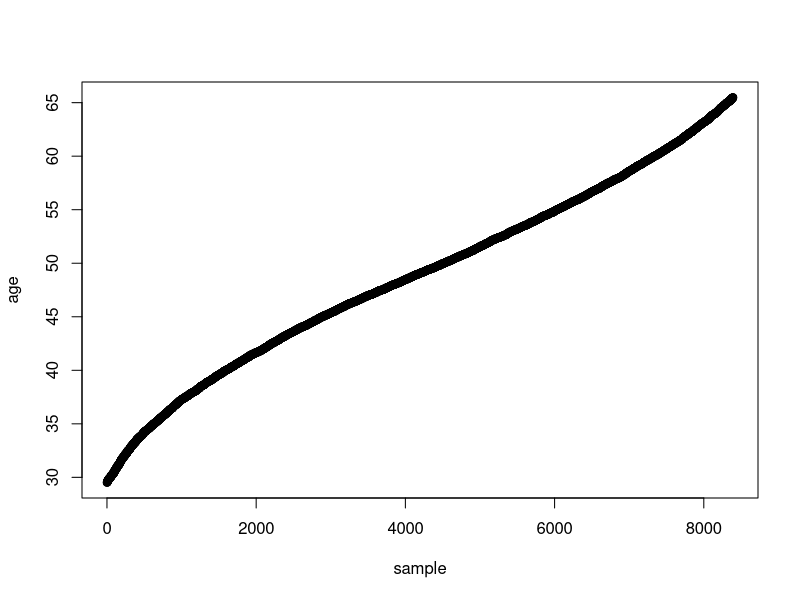
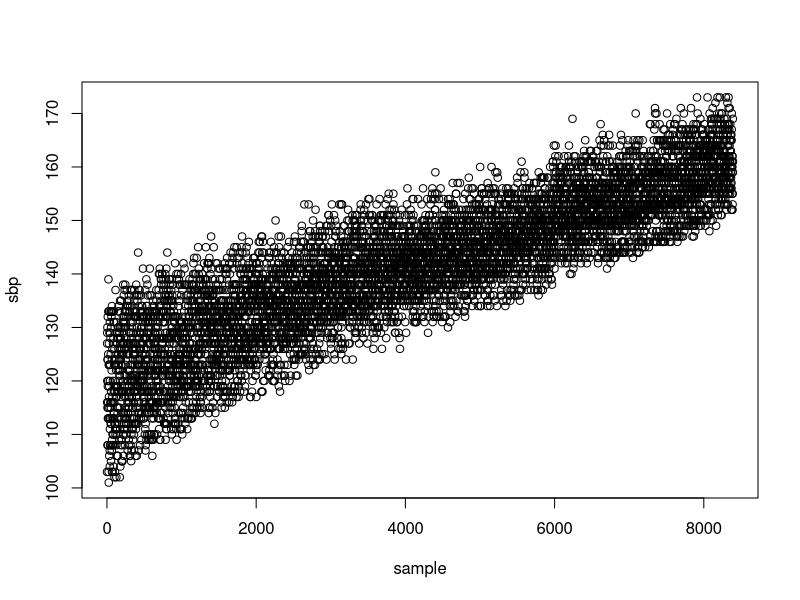
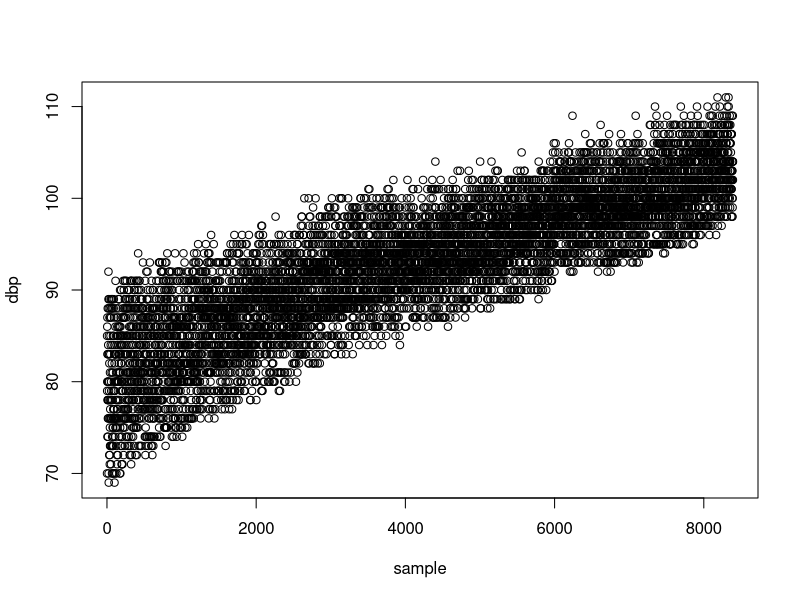
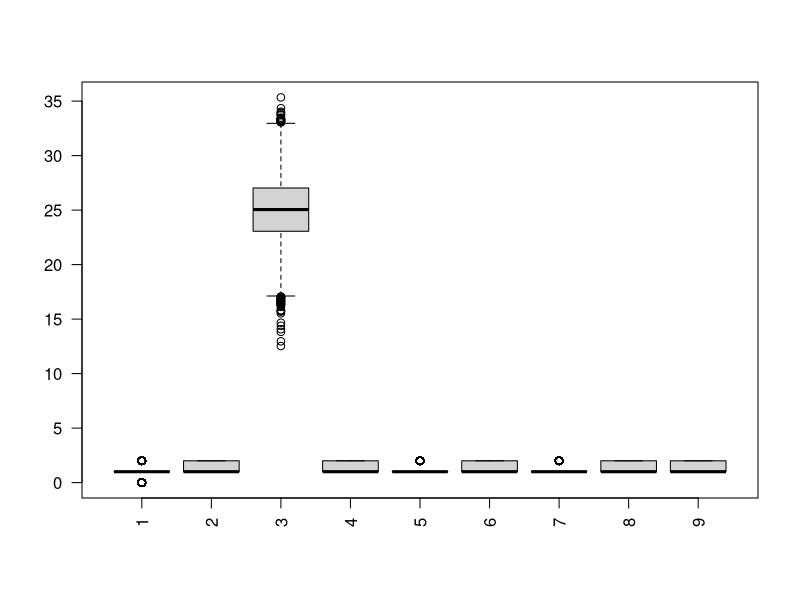
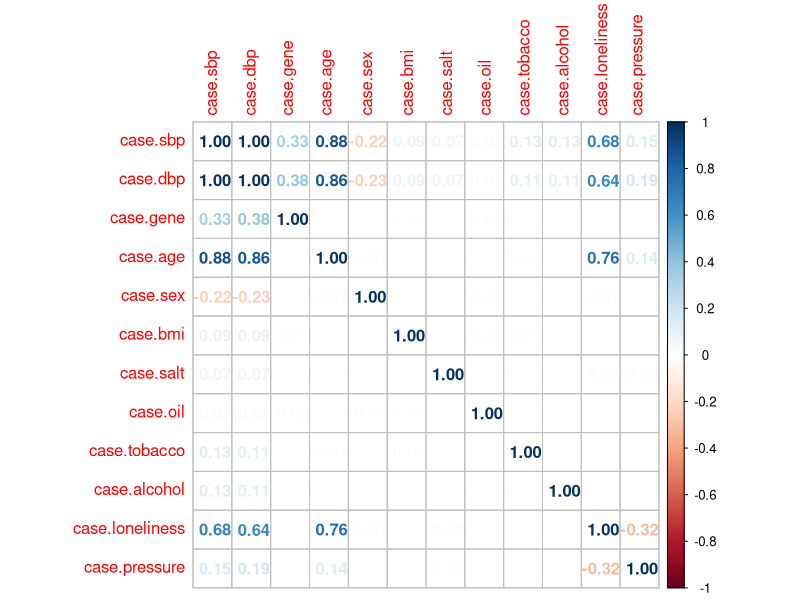

Source code (R) for these figures, in order:
png("./r_tmp/1.png")
case=read.table("case2.txt",head=T)
plot(case$case.age,ylab="age",xlab="sample")
dev.off()
png("./r_tmp/2.png")
plot(case$case.sbp,ylab="sbp",xlab="sample")
dev.off()
png("./r_tmp/3.png")
plot(case$case.dbp,ylab="dbp",xlab="sample")
dev.off()
png("./r_tmp/4.png")
tmp=cbind(case$case.gene, case$case.sex, case$case.bmi, case$case.salt, case$case.oil, case$case.tobacco, case$case.alcohol, case$case.loneliness, case$case.pressure)
boxplot(tmp,las=2)
dev.off()
png("./r_tmp/5.png")
library(corrplot)
corrplot(cor(case[,-c(3,4)]),method="number")
dev.off()
